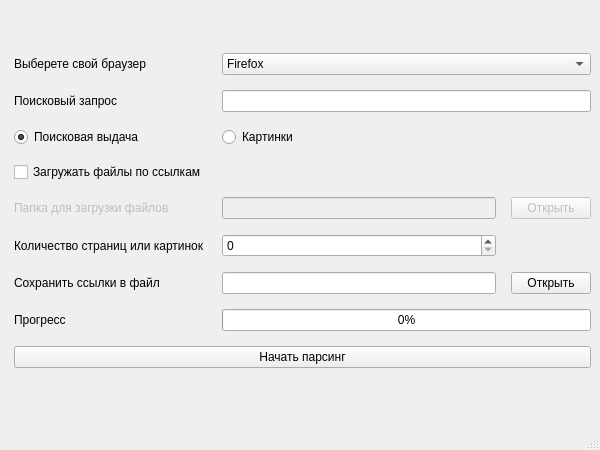
<?xml version="1.0" encoding="UTF-8"?>
<ui version="4.0">
 <class>GoogleParser</class>
 <widget class="QMainWindow" name="GoogleParser">
  <property name="geometry">
   <rect>
    <x>0</x>
    <y>0</y>
    <width>600</width>
    <height>450</height>
   </rect>
  </property>
  <property name="windowTitle">
   <string>Google Parser</string>
  </property>
  <widget class="QWidget" name="centralwidget">
   <widget class="QWidget" name="verticalLayoutWidget">
    <property name="geometry">
     <rect>
      <x>10</x>
      <y>0</y>
      <width>581</width>
      <height>421</height>
     </rect>
    </property>
    <layout class="QVBoxLayout" name="verticalLayout">
     <property name="spacing">
      <number>15</number>
     </property>
     <property name="sizeConstraint">
      <enum>QLayout::SetDefaultConstraint</enum>
     </property>
     <property name="leftMargin">
      <number>4</number>
     </property>
     <item>
      <layout class="QGridLayout" name="gridLayout">
       <property name="sizeConstraint">
        <enum>QLayout::SetDefaultConstraint</enum>
       </property>
       <item row="2" column="0">
        <widget class="QLabel" name="lbl_search_query">
         <property name="text">
          <string>Поисковый запрос</string>
         </property>
        </widget>
       </item>
       <item row="3" column="0">
        <widget class="QRadioButton" name="rd_urls">
         <property name="text">
          <string>Поисковая выдача</string>
         </property>
         <property name="checked">
          <bool>true</bool>
         </property>
         <property name="autoRepeat">
          <bool>true</bool>
         </property>
        </widget>
       </item>
       <item row="5" column="0">
        <widget class="QCheckBox" name="cb_download">
         <property name="text">
          <string>Загружать файлы по ссылкам</string>
         </property>
         <property name="checkable">
          <bool>true</bool>
         </property>
         <property name="autoRepeat">
          <bool>false</bool>
         </property>
        </widget>
       </item>
       <item row="7" column="2">
        <widget class="QPushButton" name="btn_open_folder">
         <property name="enabled">
          <bool>false</bool>
         </property>
         <property name="text">
          <string>Открыть</string>
         </property>
        </widget>
       </item>
       <item row="3" column="1">
        <widget class="QRadioButton" name="rd_photos">
         <property name="text">
          <string>Картинки</string>
         </property>
        </widget>
       </item>
       <item row="2" column="1" colspan="2">
        <widget class="QLineEdit" name="lne_search_query"/>
       </item>
       <item row="0" column="1" colspan="2">
        <widget class="QComboBox" name="co_select_browser">
         <item>
          <property name="text">
           <string>Firefox</string>
          </property>
         </item>
         <item>
          <property name="text">
           <string>Chrome</string>
          </property>
         </item>
        </widget>
       </item>
       <item row="0" column="0">
        <widget class="QLabel" name="lbl_select_browser">
         <property name="text">
          <string>Выберете свой браузер</string>
         </property>
        </widget>
       </item>
       <item row="16" column="0">
        <widget class="QLabel" name="lbl_savefile">
         <property name="text">
          <string>Сохранить ссылки в файл</string>
         </property>
        </widget>
       </item>
       <item row="14" column="0">
        <widget class="QLabel" name="lbl_pages_count">
         <property name="text">
          <string>Количество страниц или картинок</string>
         </property>
        </widget>
       </item>
       <item row="7" column="0">
        <widget class="QLabel" name="lbl_download_folder">
         <property name="enabled">
          <bool>false</bool>
         </property>
         <property name="text">
          <string>Папка для загрузки файлов</string>
         </property>
        </widget>
       </item>
       <item row="7" column="1">
        <widget class="QLineEdit" name="lne_folder_path">
         <property name="enabled">
          <bool>false</bool>
         </property>
         <property name="dragEnabled">
          <bool>false</bool>
         </property>
         <property name="readOnly">
          <bool>true</bool>
         </property>
         <property name="clearButtonEnabled">
          <bool>false</bool>
         </property>
        </widget>
       </item>
       <item row="16" column="1">
        <widget class="QLineEdit" name="lne_file_path">
         <property name="readOnly">
          <bool>true</bool>
         </property>
        </widget>
       </item>
       <item row="14" column="1">
        <widget class="QSpinBox" name="sb_pages_count"/>
       </item>
       <item row="18" column="0" colspan="3">
        <widget class="QPushButton" name="btn_start_parsing">
         <property name="text">
          <string>Начать парсинг</string>
         </property>
        </widget>
       </item>
       <item row="16" column="2">
        <widget class="QPushButton" name="btn_open_file">
         <property name="text">
          <string>Открыть</string>
         </property>
        </widget>
       </item>
       <item row="17" column="0">
        <widget class="QLabel" name="lbl_progress">
         <property name="enabled">
          <bool>true</bool>
         </property>
         <property name="text">
          <string>Прогресс</string>
         </property>
        </widget>
       </item>
       <item row="17" column="1" colspan="2">
        <widget class="QProgressBar" name="progress_bar">
         <property name="enabled">
          <bool>true</bool>
         </property>
         <property name="maximum">
          <number>100</number>
         </property>
         <property name="value">
          <number>0</number>
         </property>
         <property name="textVisible">
          <bool>true</bool>
         </property>
        </widget>
       </item>
      </layout>
     </item>
    </layout>
   </widget>
  </widget>
  <widget class="QStatusBar" name="statusBar"/>
 </widget>
 <resources/>
 <connections/>
</ui>
